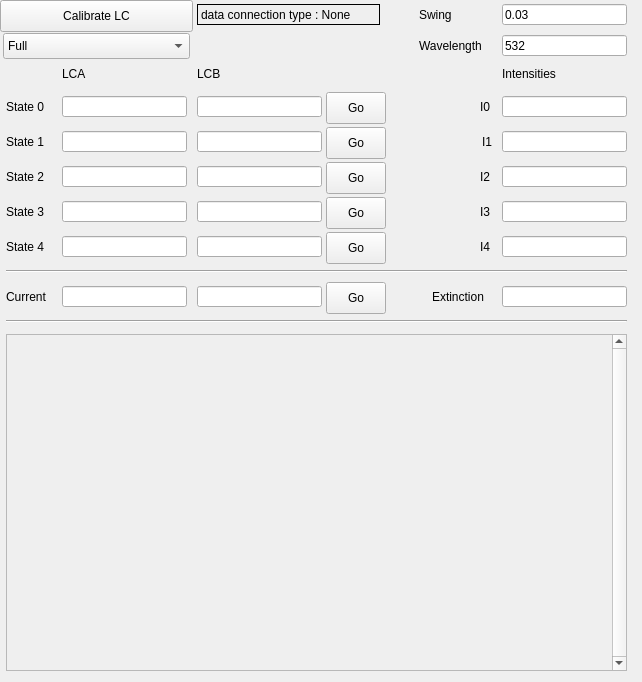
<?xml version="1.0" encoding="UTF-8"?>
<ui version="4.0">
 <class>Form</class>
 <widget class="QWidget" name="Form">
  <property name="geometry">
   <rect>
    <x>0</x>
    <y>0</y>
    <width>642</width>
    <height>682</height>
   </rect>
  </property>
  <property name="windowTitle">
   <string>Form</string>
  </property>
  <widget class="QComboBox" name="cb_calibration_mode">
   <property name="geometry">
    <rect>
     <x>3</x>
     <y>33</y>
     <width>187</width>
     <height>26</height>
    </rect>
   </property>
   <item>
    <property name="text">
     <string>Full</string>
    </property>
   </item>
   <item>
    <property name="text">
     <string>Coarse</string>
    </property>
   </item>
   <item>
    <property name="text">
     <string>Fine</string>
    </property>
   </item>
  </widget>
  <widget class="QPushButton" name="qbutton_calibrate_lc">
   <property name="geometry">
    <rect>
     <x>0</x>
     <y>0</y>
     <width>193</width>
     <height>32</height>
    </rect>
   </property>
   <property name="sizePolicy">
    <sizepolicy hsizetype="Minimum" vsizetype="Fixed">
     <horstretch>0</horstretch>
     <verstretch>0</verstretch>
    </sizepolicy>
   </property>
   <property name="text">
    <string>Calibrate LC</string>
   </property>
   <property name="autoDefault">
    <bool>false</bool>
   </property>
  </widget>
  <widget class="QLabel" name="label_intensity_4">
   <property name="geometry">
    <rect>
     <x>480</x>
     <y>236</y>
     <width>12</width>
     <height>21</height>
    </rect>
   </property>
   <property name="text">
    <string>I4</string>
   </property>
  </widget>
  <widget class="QLabel" name="label_state4">
   <property name="geometry">
    <rect>
     <x>6</x>
     <y>236</y>
     <width>44</width>
     <height>21</height>
    </rect>
   </property>
   <property name="text">
    <string>State 4</string>
   </property>
  </widget>
  <widget class="QLabel" name="label_intensity_3">
   <property name="geometry">
    <rect>
     <x>480</x>
     <y>201</y>
     <width>12</width>
     <height>21</height>
    </rect>
   </property>
   <property name="text">
    <string>I3</string>
   </property>
  </widget>
  <widget class="QLineEdit" name="le_state3_lcb">
   <property name="geometry">
    <rect>
     <x>197</x>
     <y>201</y>
     <width>125</width>
     <height>21</height>
    </rect>
   </property>
   <property name="readOnly">
    <bool>true</bool>
   </property>
  </widget>
  <widget class="QLineEdit" name="le_swing">
   <property name="geometry">
    <rect>
     <x>502</x>
     <y>4</y>
     <width>125</width>
     <height>21</height>
    </rect>
   </property>
   <property name="sizePolicy">
    <sizepolicy hsizetype="Fixed" vsizetype="Fixed">
     <horstretch>0</horstretch>
     <verstretch>0</verstretch>
    </sizepolicy>
   </property>
   <property name="text">
    <string>0.03</string>
   </property>
  </widget>
  <widget class="QLineEdit" name="le_state0_lca">
   <property name="geometry">
    <rect>
     <x>62</x>
     <y>96</y>
     <width>125</width>
     <height>21</height>
    </rect>
   </property>
   <property name="sizePolicy">
    <sizepolicy hsizetype="Fixed" vsizetype="Fixed">
     <horstretch>0</horstretch>
     <verstretch>0</verstretch>
    </sizepolicy>
   </property>
   <property name="readOnly">
    <bool>true</bool>
   </property>
  </widget>
  <widget class="QLineEdit" name="le_extinction">
   <property name="geometry">
    <rect>
     <x>502</x>
     <y>286</y>
     <width>125</width>
     <height>21</height>
    </rect>
   </property>
   <property name="sizePolicy">
    <sizepolicy hsizetype="Minimum" vsizetype="Fixed">
     <horstretch>0</horstretch>
     <verstretch>0</verstretch>
    </sizepolicy>
   </property>
   <property name="readOnly">
    <bool>true</bool>
   </property>
  </widget>
  <widget class="QLineEdit" name="le_state3_lca">
   <property name="geometry">
    <rect>
     <x>62</x>
     <y>201</y>
     <width>125</width>
     <height>21</height>
    </rect>
   </property>
   <property name="readOnly">
    <bool>true</bool>
   </property>
  </widget>
  <widget class="QPushButton" name="qbutton_set_state3">
   <property name="geometry">
    <rect>
     <x>326</x>
     <y>197</y>
     <width>60</width>
     <height>32</height>
    </rect>
   </property>
   <property name="text">
    <string>Go</string>
   </property>
  </widget>
  <widget class="QLabel" name="label_intensity">
   <property name="geometry">
    <rect>
     <x>502</x>
     <y>66</y>
     <width>125</width>
     <height>16</height>
    </rect>
   </property>
   <property name="text">
    <string>Intensities</string>
   </property>
  </widget>
  <widget class="QLabel" name="label_intensity_2">
   <property name="geometry">
    <rect>
     <x>480</x>
     <y>166</y>
     <width>12</width>
     <height>21</height>
    </rect>
   </property>
   <property name="text">
    <string>I2</string>
   </property>
  </widget>
  <widget class="QLabel" name="label_current_lc">
   <property name="geometry">
    <rect>
     <x>6</x>
     <y>286</y>
     <width>46</width>
     <height>21</height>
    </rect>
   </property>
   <property name="text">
    <string>Current</string>
   </property>
  </widget>
  <widget class="QLineEdit" name="le_state2_lcb">
   <property name="geometry">
    <rect>
     <x>197</x>
     <y>166</y>
     <width>125</width>
     <height>21</height>
    </rect>
   </property>
   <property name="readOnly">
    <bool>true</bool>
   </property>
  </widget>
  <widget class="QLineEdit" name="le_state0_lcb">
   <property name="geometry">
    <rect>
     <x>197</x>
     <y>96</y>
     <width>125</width>
     <height>21</height>
    </rect>
   </property>
   <property name="readOnly">
    <bool>true</bool>
   </property>
  </widget>
  <widget class="QLabel" name="label_wavelength">
   <property name="geometry">
    <rect>
     <x>419</x>
     <y>35</y>
     <width>73</width>
     <height>21</height>
    </rect>
   </property>
   <property name="text">
    <string>Wavelength</string>
   </property>
  </widget>
  <widget class="QLineEdit" name="le_state1_lcb">
   <property name="geometry">
    <rect>
     <x>197</x>
     <y>131</y>
     <width>125</width>
     <height>21</height>
    </rect>
   </property>
   <property name="readOnly">
    <bool>true</bool>
   </property>
  </widget>
  <widget class="QPushButton" name="qbutton_set_state1">
   <property name="geometry">
    <rect>
     <x>326</x>
     <y>127</y>
     <width>60</width>
     <height>32</height>
    </rect>
   </property>
   <property name="text">
    <string>Go</string>
   </property>
  </widget>
  <widget class="QLabel" name="label_state2">
   <property name="geometry">
    <rect>
     <x>6</x>
     <y>166</y>
     <width>44</width>
     <height>21</height>
    </rect>
   </property>
   <property name="text">
    <string>State 2</string>
   </property>
  </widget>
  <widget class="QLabel" name="label_LCA">
   <property name="geometry">
    <rect>
     <x>62</x>
     <y>66</y>
     <width>125</width>
     <height>16</height>
    </rect>
   </property>
   <property name="text">
    <string>LCA</string>
   </property>
  </widget>
  <widget class="QPushButton" name="qbutton_set_state4">
   <property name="geometry">
    <rect>
     <x>326</x>
     <y>232</y>
     <width>60</width>
     <height>32</height>
    </rect>
   </property>
   <property name="text">
    <string>Go</string>
   </property>
  </widget>
  <widget class="QLabel" name="label_state3">
   <property name="geometry">
    <rect>
     <x>6</x>
     <y>201</y>
     <width>44</width>
     <height>21</height>
    </rect>
   </property>
   <property name="text">
    <string>State 3</string>
   </property>
  </widget>
  <widget class="QLineEdit" name="le_current_lca">
   <property name="geometry">
    <rect>
     <x>62</x>
     <y>286</y>
     <width>125</width>
     <height>21</height>
    </rect>
   </property>
   <property name="readOnly">
    <bool>false</bool>
   </property>
  </widget>
  <widget class="QLineEdit" name="le_state4_intensity">
   <property name="geometry">
    <rect>
     <x>502</x>
     <y>236</y>
     <width>125</width>
     <height>21</height>
    </rect>
   </property>
   <property name="sizePolicy">
    <sizepolicy hsizetype="Minimum" vsizetype="Fixed">
     <horstretch>0</horstretch>
     <verstretch>0</verstretch>
    </sizepolicy>
   </property>
   <property name="readOnly">
    <bool>true</bool>
   </property>
  </widget>
  <widget class="QPushButton" name="qbutton_set_state0">
   <property name="geometry">
    <rect>
     <x>326</x>
     <y>92</y>
     <width>60</width>
     <height>32</height>
    </rect>
   </property>
   <property name="text">
    <string>Go</string>
   </property>
  </widget>
  <widget class="QLineEdit" name="le_state4_lcb">
   <property name="geometry">
    <rect>
     <x>197</x>
     <y>236</y>
     <width>125</width>
     <height>21</height>
    </rect>
   </property>
   <property name="readOnly">
    <bool>true</bool>
   </property>
  </widget>
  <widget class="QScrollArea" name="scrollArea_2">
   <property name="geometry">
    <rect>
     <x>6</x>
     <y>334</y>
     <width>621</width>
     <height>337</height>
    </rect>
   </property>
   <property name="verticalScrollBarPolicy">
    <enum>Qt::ScrollBarAlwaysOn</enum>
   </property>
   <property name="sizeAdjustPolicy">
    <enum>QAbstractScrollArea::AdjustIgnored</enum>
   </property>
   <property name="widgetResizable">
    <bool>true</bool>
   </property>
   <widget class="QWidget" name="scrollAreaWidgetContents_2">
    <property name="geometry">
     <rect>
      <x>0</x>
      <y>0</y>
      <width>604</width>
      <height>335</height>
     </rect>
    </property>
   </widget>
  </widget>
  <widget class="QLabel" name="label_state1">
   <property name="geometry">
    <rect>
     <x>6</x>
     <y>131</y>
     <width>42</width>
     <height>21</height>
    </rect>
   </property>
   <property name="text">
    <string>State 1</string>
   </property>
  </widget>
  <widget class="QLabel" name="label_swing">
   <property name="geometry">
    <rect>
     <x>419</x>
     <y>4</y>
     <width>73</width>
     <height>21</height>
    </rect>
   </property>
   <property name="text">
    <string>Swing</string>
   </property>
  </widget>
  <widget class="QLineEdit" name="le_state1_intensity">
   <property name="geometry">
    <rect>
     <x>502</x>
     <y>131</y>
     <width>125</width>
     <height>21</height>
    </rect>
   </property>
   <property name="sizePolicy">
    <sizepolicy hsizetype="Fixed" vsizetype="Fixed">
     <horstretch>0</horstretch>
     <verstretch>0</verstretch>
    </sizepolicy>
   </property>
   <property name="readOnly">
    <bool>true</bool>
   </property>
  </widget>
  <widget class="QLineEdit" name="le_state0_intensity">
   <property name="geometry">
    <rect>
     <x>502</x>
     <y>96</y>
     <width>125</width>
     <height>21</height>
    </rect>
   </property>
   <property name="sizePolicy">
    <sizepolicy hsizetype="Fixed" vsizetype="Fixed">
     <horstretch>0</horstretch>
     <verstretch>0</verstretch>
    </sizepolicy>
   </property>
   <property name="readOnly">
    <bool>true</bool>
   </property>
  </widget>
  <widget class="QLabel" name="label_state0">
   <property name="geometry">
    <rect>
     <x>6</x>
     <y>96</y>
     <width>44</width>
     <height>21</height>
    </rect>
   </property>
   <property name="sizePolicy">
    <sizepolicy hsizetype="Fixed" vsizetype="Preferred">
     <horstretch>0</horstretch>
     <verstretch>0</verstretch>
    </sizepolicy>
   </property>
   <property name="text">
    <string>State 0</string>
   </property>
  </widget>
  <widget class="Line" name="line">
   <property name="geometry">
    <rect>
     <x>6</x>
     <y>320</y>
     <width>621</width>
     <height>3</height>
    </rect>
   </property>
   <property name="orientation">
    <enum>Qt::Horizontal</enum>
   </property>
  </widget>
  <widget class="QLineEdit" name="le_current_lcb">
   <property name="geometry">
    <rect>
     <x>197</x>
     <y>286</y>
     <width>125</width>
     <height>21</height>
    </rect>
   </property>
  </widget>
  <widget class="QLineEdit" name="le_state2_intensity">
   <property name="geometry">
    <rect>
     <x>502</x>
     <y>166</y>
     <width>125</width>
     <height>21</height>
    </rect>
   </property>
   <property name="sizePolicy">
    <sizepolicy hsizetype="Fixed" vsizetype="Fixed">
     <horstretch>0</horstretch>
     <verstretch>0</verstretch>
    </sizepolicy>
   </property>
   <property name="readOnly">
    <bool>true</bool>
   </property>
  </widget>
  <widget class="QPushButton" name="qbutton_set_current">
   <property name="geometry">
    <rect>
     <x>326</x>
     <y>282</y>
     <width>60</width>
     <height>32</height>
    </rect>
   </property>
   <property name="text">
    <string>Go</string>
   </property>
  </widget>
  <widget class="QLabel" name="label_LCB">
   <property name="geometry">
    <rect>
     <x>197</x>
     <y>66</y>
     <width>125</width>
     <height>16</height>
    </rect>
   </property>
   <property name="text">
    <string>LCB</string>
   </property>
  </widget>
  <widget class="QLabel" name="label_intensity_1">
   <property name="geometry">
    <rect>
     <x>482</x>
     <y>131</y>
     <width>10</width>
     <height>21</height>
    </rect>
   </property>
   <property name="text">
    <string>I1</string>
   </property>
  </widget>
  <widget class="Line" name="line_10">
   <property name="geometry">
    <rect>
     <x>6</x>
     <y>270</y>
     <width>621</width>
     <height>3</height>
    </rect>
   </property>
   <property name="orientation">
    <enum>Qt::Horizontal</enum>
   </property>
  </widget>
  <widget class="QLabel" name="label_data_connection_type_calib">
   <property name="geometry">
    <rect>
     <x>197</x>
     <y>4</y>
     <width>183</width>
     <height>21</height>
    </rect>
   </property>
   <property name="frameShape">
    <enum>QFrame::Box</enum>
   </property>
   <property name="text">
    <string>data connection type : None</string>
   </property>
  </widget>
  <widget class="QLabel" name="label_extinction">
   <property name="geometry">
    <rect>
     <x>432</x>
     <y>286</y>
     <width>60</width>
     <height>21</height>
    </rect>
   </property>
   <property name="text">
    <string>Extinction</string>
   </property>
  </widget>
  <widget class="QLabel" name="label_intensity_0">
   <property name="geometry">
    <rect>
     <x>480</x>
     <y>96</y>
     <width>12</width>
     <height>21</height>
    </rect>
   </property>
   <property name="text">
    <string>I0</string>
   </property>
  </widget>
  <widget class="QLineEdit" name="le_wavelength">
   <property name="geometry">
    <rect>
     <x>502</x>
     <y>35</y>
     <width>125</width>
     <height>21</height>
    </rect>
   </property>
   <property name="sizePolicy">
    <sizepolicy hsizetype="Fixed" vsizetype="Fixed">
     <horstretch>0</horstretch>
     <verstretch>0</verstretch>
    </sizepolicy>
   </property>
   <property name="text">
    <string>532</string>
   </property>
  </widget>
  <widget class="QLineEdit" name="le_state1_lca">
   <property name="geometry">
    <rect>
     <x>62</x>
     <y>131</y>
     <width>125</width>
     <height>21</height>
    </rect>
   </property>
   <property name="readOnly">
    <bool>true</bool>
   </property>
  </widget>
  <widget class="QPushButton" name="qbutton_set_state2">
   <property name="geometry">
    <rect>
     <x>326</x>
     <y>162</y>
     <width>60</width>
     <height>32</height>
    </rect>
   </property>
   <property name="text">
    <string>Go</string>
   </property>
  </widget>
  <widget class="QLineEdit" name="le_state4_lca">
   <property name="geometry">
    <rect>
     <x>62</x>
     <y>236</y>
     <width>125</width>
     <height>21</height>
    </rect>
   </property>
   <property name="readOnly">
    <bool>true</bool>
   </property>
  </widget>
  <widget class="QLineEdit" name="le_state2_lca">
   <property name="geometry">
    <rect>
     <x>62</x>
     <y>166</y>
     <width>125</width>
     <height>21</height>
    </rect>
   </property>
   <property name="readOnly">
    <bool>true</bool>
   </property>
  </widget>
  <widget class="QLineEdit" name="le_state3_intensity">
   <property name="geometry">
    <rect>
     <x>502</x>
     <y>201</y>
     <width>125</width>
     <height>21</height>
    </rect>
   </property>
   <property name="sizePolicy">
    <sizepolicy hsizetype="Fixed" vsizetype="Fixed">
     <horstretch>0</horstretch>
     <verstretch>0</verstretch>
    </sizepolicy>
   </property>
   <property name="readOnly">
    <bool>true</bool>
   </property>
  </widget>
 </widget>
 <resources/>
 <connections/>
</ui>
